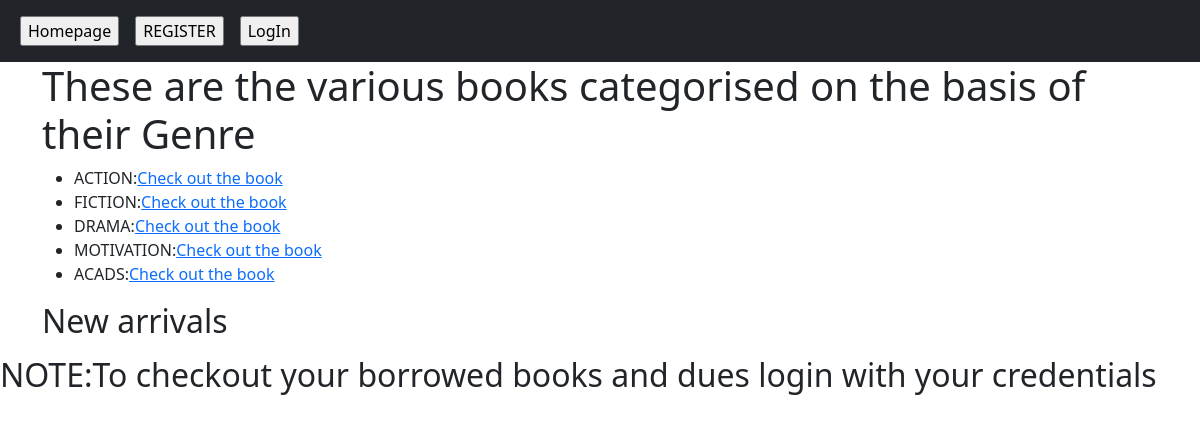
Before: / with the older database file.
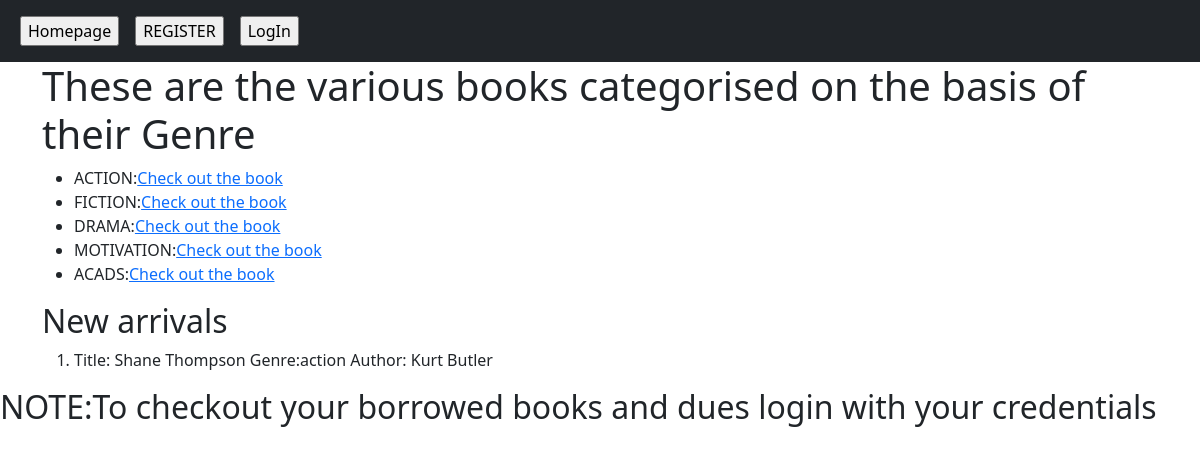
After: the same page with the newer database file.
### secondapp/models.py (models this page shows, shortened)
class NewArrivals(models.Model):
    title=models.ForeignKey(Book,on_delete=models.CASCADE,name='title')
    author=models.CharField(max_length=264,default='')
    publisher=models.CharField(max_length=264,default='')
    genre=models.CharField(max_length=264,default='')
    summary=models.CharField(max_length=264,default='')

class Book(models.Model):
    title=models.CharField(max_length=264)
    author=models.CharField(max_length=264)
    publisher=models.CharField(max_length=264)
    genre=models.CharField(max_length=264)
    summary=models.CharField(max_length=3000)
    def __str__(self):
        return self.title

### secondapp/views.py (the view)
# urls.py: path('',views.index,name='index'),
def index(request):
    new_books=models.NewArrivals.objects.all()
    dict={
        'newbooks':new_books
    }
    return render(request,'secondapp/index.html',dict)

### Templates/secondapp/index.html (shortened to what this page needs)
<!DOCTYPE html>
<html lang="en">
<head>
    <link href="https://cdn.jsdelivr.net/npm/bootstrap@5.0.0-beta3/dist/css/bootstrap.min.css" rel="stylesheet">
</head>
<body>
<nav class="navbar navbar-expand-lg navbar-dark bg-dark">
    <div class="container-fluid">
    <ul class="navbar-nav me-auto mb-2 mb-lg-0">
        <li class="nav-item">
            <a class="nav-link active" aria-current="page" href="{% url 'secondapp:index' %}"><input type="submit" value="Homepage"></a>
        </li>
        <li class="nav-item">
          <a class="nav-link active" aria-current="page" href="{% url 'secondapp:registrationform'%}">
<input type="submit" value="REGISTER">
</a>
        </li>
        <li class="nav-item">
          <a class="nav-link active" aria-current="page" href="{% url 'secondapp:login'%}">
<input type="submit" value="LogIn">
</a>
        </li>
      </ul>
    </div>
</nav>
<div class="container">
    <div class="jumbotron">
   <h1>These are the various books categorised on the basis of their Genre</h1>
    </div>
    <ul>
        <li>
            ACTION:<a href="{% url 'secondapp:actionbooks'  %}">Check out the book</a>
        </li>
        <li>
            FICTION:<a href="{% url 'secondapp:fictionbooks'  %}">Check out the book</a>
        </li>
        <li>
            DRAMA:<a href="{% url 'secondapp:dramabooks'  %}">Check out the book</a>
        </li>
        <li>
            MOTIVATION:<a href="{% url 'secondapp:motivationbooks'  %}">Check out the book</a>
        </li>
        <li>
            ACADS:<a href="{% url 'secondapp:acadsbooks'  %}">Check out the book</a>
        </li>
    </ul>
    <h2>New arrivals</h2>
    <ol>
{% for book in newbooks %}
        <li>Title: {{book.title}} Genre:{{book.genre}} Author: {{book.author}}</li>
    {% endfor %}
    </ol>
</div>
<h2>NOTE:To checkout your borrowed books and dues login with your credentials</h2>
</body>
</html>

Changed rows visible on the page:
added NewArrivals: title "Shane Thompson", genre "action", author "Kurt Butler"
